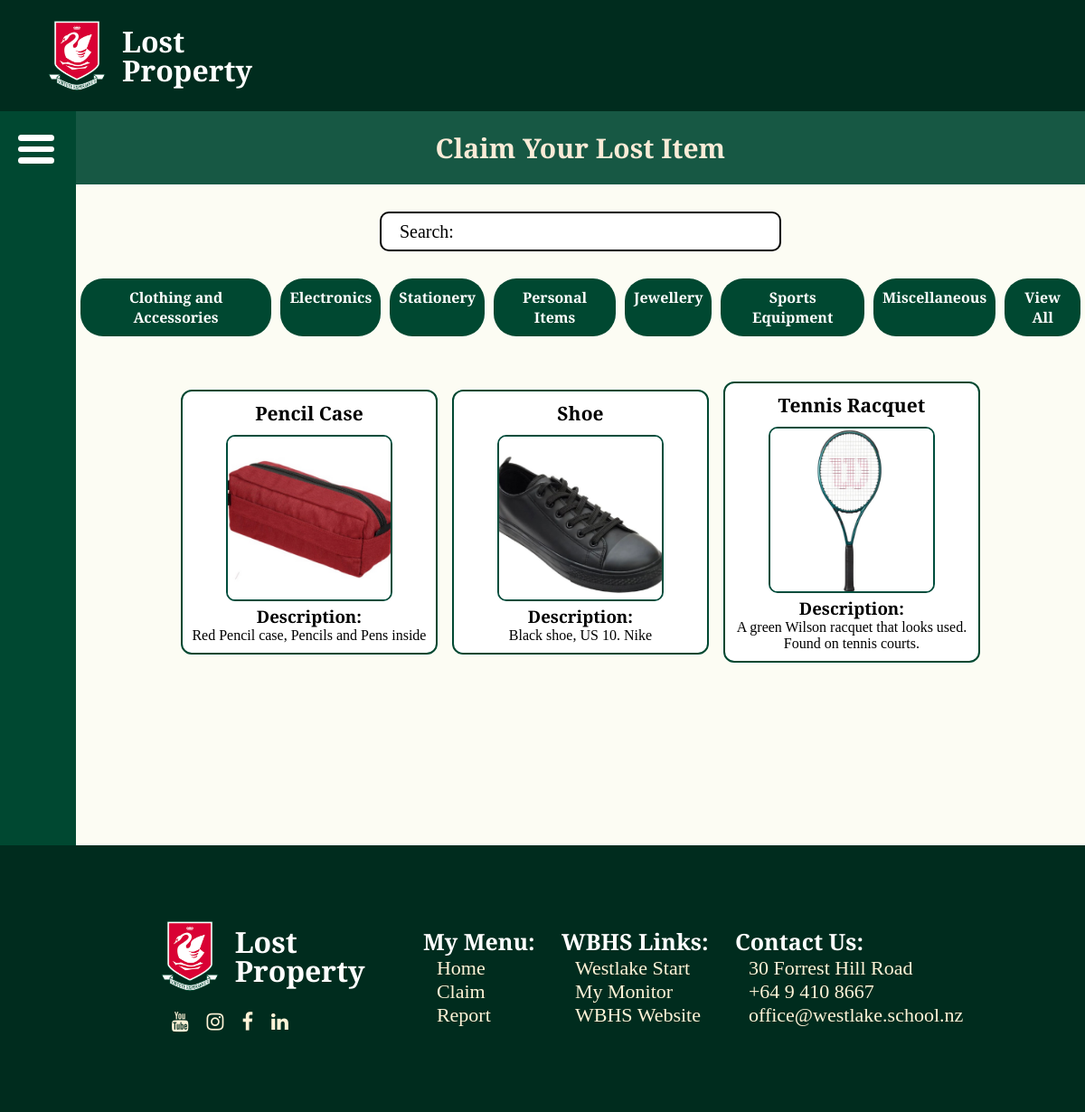
Screenshot of /claim with the database file from the repository.
### tables this page shows
CREATE TABLE items (
            id INTEGER PRIMARY KEY AUTOINCREMENT,
            item_name TEXT,
            name TEXT,
            description TEXT,
            image_filename TEXT,
            category TEXT
        );

### app.py (the view)
@app.route("/claim")
def claim():
    search_item = request.args.get("item", "").replace(" ", "").lower()
    category = request.args.get("category", "")
    if category:
        items = items_search(category=category)
    else:
        items = items_search(item=search_item)
    return render_template("claim.html", items=items)

### app.py (called while the page is built)
def items_search(item="", category=None):
    conn = get_db_connection()
    raw_item = item.strip().lower() if item else ""
    raw_category = category.strip().lower() if category else ""
    sql = "SELECT * FROM items WHERE 1=1"
    params = []
    if raw_item and raw_item != "search:":
        sql += " AND REPLACE(LOWER(item_name), ' ', '') LIKE ?"
        params.append(f"%{raw_item}%")
    if raw_category and raw_category != "all":
        sql += " AND TRIM(LOWER(category)) = ?"
        params.append(raw_category)
    items = conn.execute(sql, params).fetchall()
    conn.close()
    if not items:
        flash(f"No items were found for '{category}'." if category else "No items found.")
    return items

def get_db_connection():
    db_path = os.path.join('Final', 'WBHSLostProperty.db')
    conn = sqlite3.connect(db_path)
    conn.row_factory = sqlite3.Row
    return conn

### templates/claim.html (shortened to what this page needs)
{% extends 'base.html' %}
{% block body %}
<h2 class="page_header">Claim Your Lost Item</h2>
<div class="claim_page_container">
    <form method="GET" action="{{ url_for('search_public') }}">
        <input id="search_box" type="text" name="item" id="item" value="Search:" onclick="if(this.value=='Search:'){this.value='';}" onblur="if(this.value==''){this.value='Search:';}">
    </form>
    <div id="filter_button_container">
        {% set current_category = request.args.get('category', 'All') %}
        <a class="filter-btn {% if current_category == 'Clothing and Accessories' %}active{% endif %}" href="{{ url_for('claim', category='Clothing and Accessories', item=request.args.get('item','')) }}" >
            Clothing and Accessories
        </a>
        <a class="filter-btn {% if current_category == 'Electronics' %}active{% endif %}" href="{{ url_for('claim', category='Electronics', item=request.args.get('item','')) }}">
            Electronics
        </a>
        <a class="filter-btn {% if current_category == 'Stationery' %}active{% endif %}" href="{{ url_for('claim', category='Stationery', item=request.args.get('item','')) }}">
            Stationery
        </a>
        <a class="filter-btn {% if current_category == 'Personal Items' %}active{% endif %}" href="{{ url_for('claim', category='Personal Items', item=request.args.get('item','')) }}">
            Personal Items
        </a>
        <a class="filter-btn {% if current_category == 'Jewellery' %}active{% endif %}" href="{{ url_for('claim', category='Jewellery', item=request.args.get('item','')) }}">
            Jewellery
        </a>
        <a class="filter-btn {% if current_category == 'Sports Equipment' %}active{% endif %}" href="{{ url_for('claim', category='Sports Equipment', item=request.args.get('item','')) }}">
            Sports Equipment
        </a>
        <a class="filter-btn {% if current_category == 'Miscellaneous' %}active{% endif %}" href="{{ url_for('claim', category='Miscellaneous', item=request.args.get('item','')) }}">
            Miscellaneous
        </a>
        <a class="filter-btn" href="{{ url_for('claim', category='All', item=request.args.get('item','')) }}">
            View All
        </a>
    </div>
    <div id="claim_gallery_container">
        {% for item in items %}
        <a href="{{ url_for('claim_item', item_id=item['id']) }}">
            <div id="claim_gallery_item">
                <h2>{{ item['item_name'] }}</h2>
                <img id='claim_gallery_image' src="{{ url_for('static', filename='uploads/' + item['image_filename']) }}">
                <h3>Description: </h3>
                <p>{{ item['description'] }}</p>
            </div>
        </a>
        {% endfor %}
    </div>
</div>
{% endblock %}

### static/style.css (style rules this page uses)
* { margin: 0; padding: 0; box-sizing: 0; font-family: "EB Garamond", serif; }
body { margin: 0; padding: 0; overflow-x: hidden; background: rgba(252, 252, 240, 0.783); }
.page_header { font-size: 30px; font-weight: bold; width: 100%; height: fit-content; padding: 20px 0px; background:#175844; color:antiquewhite; }
#search_box { background: white; border: 2px black solid; padding: 15px 20px; width: 400px; height: 10px; margin: 30px 0px; border-radius: 10px; font-size: 20px; }
#filter_button_container { display: flex; margin: 0 auto; width: fit-content; height: fit-content; margin-bottom: 50px; }
.filter-btn { border-radius: 25px; padding: 10px; font-size: 16px; font-weight: bold; margin: 0px 5px; background-color: #004831; color: white; text-decoration: none; }
#claim_gallery_container { display: flex; flex-wrap: wrap; justify-content: center; align-items: center; gap: 16px; margin: 40px auto 200px auto; max-width: 1385px; }
#claim_gallery_item { background-color: #ffffff; border: 2px solid #004831; border-radius: 12px; width: 260px; padding: 10px; color: black; overflow-wrap: break-word; transition: all 0.3s ease; }
#claim_gallery_container a { text-decoration: none; }
#claim_gallery_item h2 { font-size: 21px; margin-bottom: 10px; }
#claim_gallery_image { border-radius: 10px; border: 2px solid #004d3c; object-fit: cover; width: 180px; height: 180px; }

### rows the page displays
items: item_name "Pencil Case", image_filename (picture), description "Red Pencil case, Pencils and Pens inside"
items: item_name "Shoe", image_filename (picture), description "Black shoe, US 10. Nike"
items: item_name "Tennis Racquet", image_filename (picture), description "A green Wilson racquet that looks used. Found on tennis courts."
